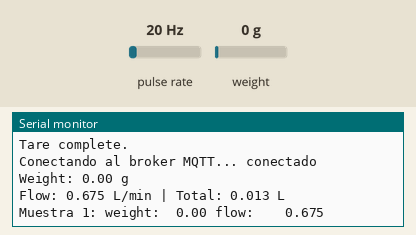
A sketch run on a simulated ESP32. Shown: the last lines printed to the serial monitor. Wiring (inferred from the names in the program): pulse sensor: data GPIO 15. The test bench sets the inputs (shaded band); at power-on: weight on the scale 0 g, pulse rate 20 Hz. WiFi joins after 1.5 s; servers stay silent unless stated; random numbers use the default seed unless the sketch sets one; no MQTT or app messages arrive unless stated.

Above: at 5.8 s.
5.9 s: weight on the scale set to 100 g
At 8.0 s:
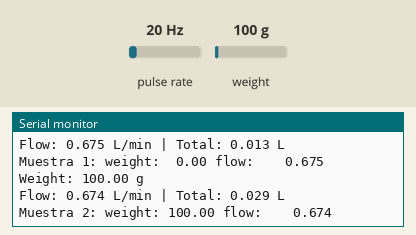
9.2 s: pulse rate (sensor on GPIO 15) set to 4 Hz
At 13.0 s:
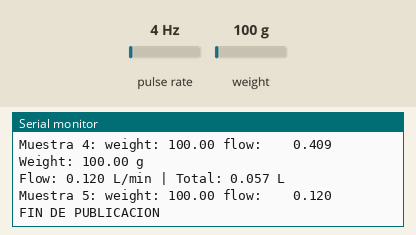
Timing chart, 0 to 14.5 s (numbered marks = the images above; inputs shaded):
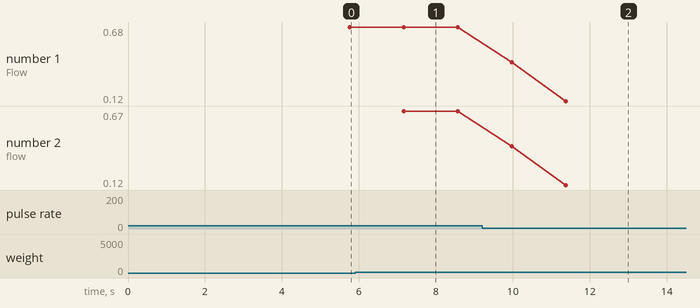

The sketch:

mqtt_demas.ino
```cpp
#include <WiFi.h>
#include <PubSubClient.h>

#include <Arduino.h>
#include "HX711.h"

// =========================
// ENTRADAS SENSORES
// =========================
#define DT_PIN 4
#define SCK_PIN 5
#define FLOW_PIN 15  // GPIO D15 - YF-S401

// =========================
// DATOS DE WIFI
// =========================
const char* ssid = "realme C67";
const char* password = "jkgh23!;";

// =========================
// DATOS DEL BROKER MQTT
// =========================
const char* mqtt_server = "10.250.214.191";  // IP del PC donde corre Mosquitto
const int mqtt_port = 1883;
const char* mqtt_topic = "kalman_proj";  //nombre


// =========================
// SENSOR BALANZA
// =========================
bool loadCellConnected = false;  //para revisar conexion de celda
HX711 scale;
float calibration_factor = 428.473;

// --- Variables sensor de flujo ---
volatile unsigned long pulseCount = 0;
float PULSES_PER_LITER = 1777.0;  // Ajustar según datasheet/calibración de tu unidad
unsigned long lastFlowCalc = 0;
float flowRate_Lmin = 0.0;
float totalVolume_L = 0.0;

void IRAM_ATTR pulseCounter() {
  pulseCount++;
}

// =========================
// VARIABLES DE MUESTREO
// =========================
int totalMuestras = 5;
int contador = 0;

// =========================
// OBJETOS WIFI Y MQTT
// =========================
WiFiClient espClient;
PubSubClient client(espClient);

// =========================
// FUNCION: CONECTAR WIFI
// =========================
void setup_wifi() {
  delay(100);
  Serial.println();
  Serial.print("Conectando a WiFi: ");
  Serial.println(ssid);

  WiFi.begin(ssid, password);

  while (WiFi.status() != WL_CONNECTED) {
    delay(500);
    Serial.print(".");
  }

  Serial.println();
  Serial.println("WiFi conectado");
  Serial.print("IP de la ESP32: ");
  Serial.println(WiFi.localIP());
}

// =========================
// FUNCION: RECONECTAR MQTT
// =========================
void reconnect() {
  while (!client.connected()) {
    Serial.print("Conectando al broker MQTT... ");

    String clientId = "ESP32Client-";
    clientId += String(random(1000, 9999));

    if (client.connect(clientId.c_str())) {
      Serial.println("conectado");
    } else {
      Serial.print("fallo, rc=");
      Serial.print(client.state());
      Serial.println(" intentando nuevamente en 2 segundos");
      delay(2000);
    }
  }
}

// =========================
// SETUP
// =========================
void setup() {
  Serial.begin(115200);
  delay(2000);

  setup_wifi();

  client.setServer(mqtt_server, mqtt_port);

  Serial.println("Inicio de adquisicion por MQTT");


  // Celda de carga
  scale.begin(DT_PIN, SCK_PIN);
  Serial.println("Checking load cell...");
  if (scale.wait_ready_timeout(200)) {  // espera max 200 ms, no infinito
    loadCellConnected = true;
    scale.set_scale(calibration_factor);
    Serial.println("Taring...");
    scale.tare();
    Serial.println("Tare complete.");
  } else {
    Serial.println("Load cell NOT detected. Reinicia la ESP32 despues de conectarla.");
  }


  // Sensor de flujo
  pinMode(FLOW_PIN, INPUT_PULLUP);
  attachInterrupt(digitalPinToInterrupt(FLOW_PIN), pulseCounter, FALLING);

  lastFlowCalc = millis();
}

// =========================
// LOOP
// =========================
void loop() {
  if (!client.connected()) {
    reconnect();
  }

  client.loop();

  if (contador < totalMuestras) {

    /// --- Lectura de la celda de carga ---
    float reading2 = 0;
    static float lastValidWeight = 0;

    if (loadCellConnected) {
      float reading1 = scale.get_units(5);
      delay(100);
      reading2 = scale.get_units(5);

      if (abs(reading1 - reading2) < 1.0) {
        lastValidWeight = reading2;
        Serial.print("Weight: ");
        Serial.print(reading2, 2);
        Serial.println(" g");
      }
      reading2 = lastValidWeight;  // siempre publica el ultimo valor confiable
    }

    // --- Cálculo del flujo cada 1 segundo ---
    unsigned long now = millis();
    if (now - lastFlowCalc >= 1000) {
      detachInterrupt(digitalPinToInterrupt(FLOW_PIN));
      unsigned long pulses = pulseCount;
      pulseCount = 0;
      attachInterrupt(digitalPinToInterrupt(FLOW_PIN), pulseCounter, FALLING);

      float elapsedSec = (now - lastFlowCalc) / 1000.0;
      lastFlowCalc = now;

      float litersThisInterval = pulses / PULSES_PER_LITER;
      totalVolume_L += litersThisInterval;

      flowRate_Lmin = (litersThisInterval / elapsedSec) * 60.0;

      Serial.print("Flow: ");
      Serial.print(flowRate_Lmin, 3);
      Serial.print(" L/min | Total: ");
      Serial.print(totalVolume_L, 3);
      Serial.println(" L");
    }

    // Convertir floats a texto
    char mensajeweight[12];
    if (loadCellConnected) {
      dtostrf(reading2, 5, 2, mensajeweight);
    } else {
      strcpy(mensajeweight, "NA");
    }

    char mensajeflow[12];
    dtostrf(flowRate_Lmin, 8, 3, mensajeflow);

    // Armar mensaje combinado: "weight: X flow: Y"
    char mensaje[48];
    snprintf(mensaje, sizeof(mensaje), "weight: %s flow: %s", mensajeweight, mensajeflow);

    // Publicar mensaje combinado
    client.publish(mqtt_topic, mensaje);

    Serial.print("Muestra ");
    Serial.print(contador + 1);
    Serial.print(": ");
    Serial.println(mensaje);

    contador++;
    delay(300);
  } else {
    Serial.println("FIN DE PUBLICACION");
    client.publish(mqtt_topic, "FIN DE PUBLICACION");
    while (true) {
      client.loop();
    }
  }
}
```

Measured:
- after the input at 5.9 s, the serial monitor: prints a new line after 1.3 s (image 1)
- after the input at 9.2 s, the serial monitor: prints a new line after 0.77 s (image 2)
- plotted number 1: 0.67 → 0.12 after the input at 9.2 s
- plotted number 2: 0.67 → 0.12 after the input at 9.2 s
